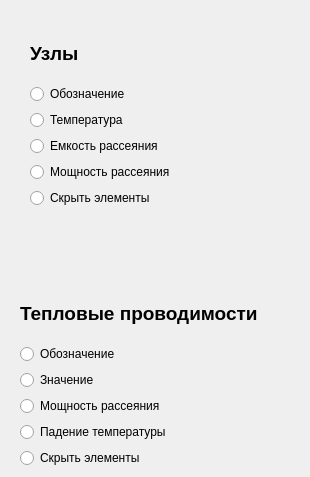
      <widget class="QWidget" name="page_8">
       <widget class="QWidget" name="layoutWidget2">
        <property name="geometry">
         <rect>
          <x>30</x>
          <y>30</y>
          <width>271</width>
          <height>178</height>
         </rect>
        </property>
        <layout class="QVBoxLayout" name="verticalLayout_10">
         <item>
          <widget class="QLabel" name="label_7">
           <property name="text">
            <string>&lt;html&gt;&lt;head/&gt;&lt;body&gt;&lt;p&gt;&lt;span style=&quot; font-size:14pt; font-weight:700;&quot;&gt;Узлы&lt;/span&gt;&lt;/p&gt;&lt;/body&gt;&lt;/html&gt;</string>
           </property>
          </widget>
         </item>
         <item>
          <widget class="QRadioButton" name="radioButton">
           <property name="text">
            <string>Обозначение</string>
           </property>
          </widget>
         </item>
         <item>
          <widget class="QRadioButton" name="radioButton_2">
           <property name="text">
            <string>Температура</string>
           </property>
          </widget>
         </item>
         <item>
          <widget class="QRadioButton" name="radioButton_3">
           <property name="text">
            <string>Емкость рассеяния</string>
           </property>
          </widget>
         </item>
         <item>
          <widget class="QRadioButton" name="radioButton_4">
           <property name="text">
            <string>Мощность рассеяния</string>
           </property>
          </widget>
         </item>
         <item>
          <widget class="QRadioButton" name="radioButton_9">
           <property name="text">
            <string>Скрыть элементы</string>
           </property>
          </widget>
         </item>
        </layout>
       </widget>
       <widget class="QWidget" name="layoutWidget1">
        <property name="geometry">
         <rect>
          <x>20</x>
          <y>290</y>
          <width>281</width>
          <height>178</height>
         </rect>
        </property>
        <layout class="QVBoxLayout" name="verticalLayout_8">
         <item>
          <widget class="QLabel" name="label_9">
           <property name="text">
            <string>&lt;html&gt;&lt;head/&gt;&lt;body&gt;&lt;p&gt;&lt;span style=&quot; font-size:14pt; font-weight:700;&quot;&gt;Тепловые проводимости&lt;/span&gt;&lt;/p&gt;&lt;/body&gt;&lt;/html&gt;</string>
           </property>
          </widget>
         </item>
         <item>
          <widget class="QRadioButton" name="radioButton_5">
           <property name="text">
            <string>Обозначение</string>
           </property>
          </widget>
         </item>
         <item>
          <widget class="QRadioButton" name="radioButton_6">
           <property name="text">
            <string>Значение</string>
           </property>
          </widget>
         </item>
         <item>
          <widget class="QRadioButton" name="radioButton_7">
           <property name="text">
            <string>Мощность рассеяния</string>
           </property>
          </widget>
         </item>
         <item>
          <widget class="QRadioButton" name="radioButton_8">
           <property name="text">
            <string>Падение температуры</string>
           </property>
          </widget>
         </item>
         <item>
          <widget class="QRadioButton" name="radioButton_10">
           <property name="text">
            <string>Скрыть элементы</string>
           </property>
          </widget>
         </item>
        </layout>
       </widget>
      </widget>
